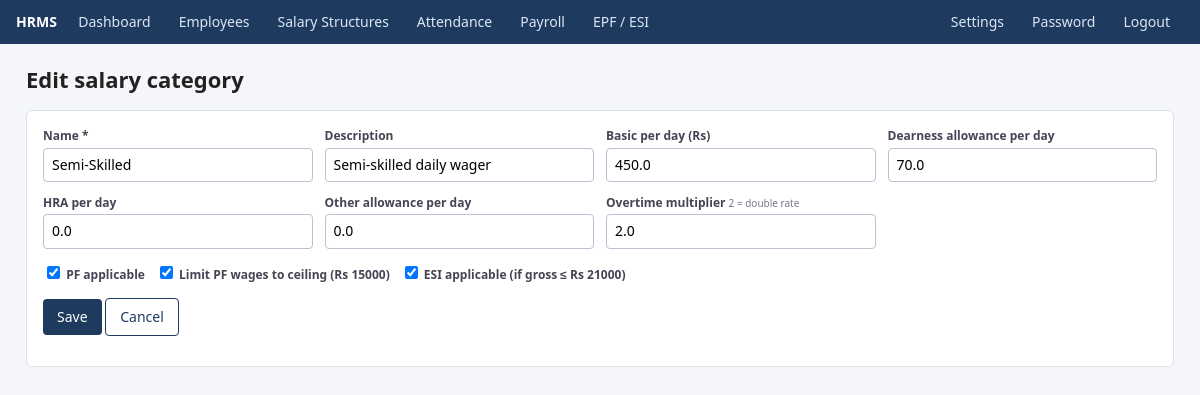
Page /categories/2/edit (signed in) on the committed database.
### models.py (models this page shows, shortened)
class Category(Base):
    __tablename__ = "categories"
    id = Column(Integer, primary_key=True)
    name = Column(String, unique=True, nullable=False)
    description = Column(String)
    basic_day = Column(Float, default=0)
    da_day = Column(Float, default=0)
    hra_day = Column(Float, default=0)
    other_day = Column(Float, default=0)
    ot_multiplier = Column(Float, default=2.0)   # Factories Act: double rate
    pf_applicable = Column(Boolean, default=True)
    esi_applicable = Column(Boolean, default=True)
    pf_ceiling = Column(Boolean, default=True)    # restrict PF wages to ceiling
    employees = relationship("Employee", back_populates="category")

class Setting(Base):
    __tablename__ = "settings"
    key = Column(String, primary_key=True)
    value = Column(String)

### app.py (the view, shortened to what this page needs)
@app.route("/categories/new", methods=["GET", "POST"])
@app.route("/categories/<int:cid>/edit", methods=["GET", "POST"])
def category_form(cid=None):
    cat = db.get(Category, cid) if cid else None
    return render_template("category_form.html", cat=cat)

### app.py (called while the page is built)
@app.teardown_appcontext
def _shutdown(exc=None):
    db.remove()

@app.before_request
def _auth():
    if request.endpoint in ("login", "static"):
        return
    if "uid" not in session:
        return redirect(url_for("login", next=request.path))

@app.context_processor
def _ctx():
    return dict(S=get_settings(), today=date.today(), cur_month=date.today().strftime("%Y-%m"),
                month_label=pdfs.month_label,
                cats_all=db.query(Category).order_by(Category.name).all() if "uid" in session else [])

### models.py (called while the page is built)
def get_settings():
    s = dict(DEFAULT_SETTINGS)
    for row in db.query(Setting).all():
        s[row.key] = row.value
    return s

### templates/category_form.html
{% extends "base.html" %}{% block body %}
<h1>{{ 'Edit' if cat and cat.id else 'New' }} salary category</h1>
<form method="post" class="card">
<div class="form">
  <div><label>Name *</label><input name="name" value="{{ cat.name if cat else '' }}" required></div>
  <div><label>Description</label><input name="description" value="{{ (cat.description or '') if cat else '' }}"></div>
  <div><label>Basic per day (Rs)</label><input name="basic_day" type="number" step="0.01" min="0" value="{{ cat.basic_day if cat else 0 }}"></div>
  <div><label>Dearness allowance per day</label><input name="da_day" type="number" step="0.01" min="0" value="{{ cat.da_day if cat else 0 }}"></div>
  <div><label>HRA per day</label><input name="hra_day" type="number" step="0.01" min="0" value="{{ cat.hra_day if cat else 0 }}"></div>
  <div><label>Other allowance per day</label><input name="other_day" type="number" step="0.01" min="0" value="{{ cat.other_day if cat else 0 }}"></div>
  <div><label>Overtime multiplier <small class="hint">2 = double rate</small></label><input name="ot_multiplier" type="number" step="0.1" min="1" value="{{ cat.ot_multiplier if cat else 2 }}"></div>
</div>
<p><label style="display:inline"><input type="checkbox" name="pf_applicable" style="width:auto" {{ 'checked' if not cat or cat.pf_applicable }}> PF applicable</label> &nbsp;
<label style="display:inline"><input type="checkbox" name="pf_ceiling" style="width:auto" {{ 'checked' if not cat or cat.pf_ceiling }}> Limit PF wages to ceiling (Rs {{ S.pf_wage_ceiling }})</label> &nbsp;
<label style="display:inline"><input type="checkbox" name="esi_applicable" style="width:auto" {{ 'checked' if not cat or cat.esi_applicable }}> ESI applicable (if gross &le; Rs {{ S.esi_wage_ceiling }})</label></p>
<p><button class="btn">Save</button> <a class="btn sec" href="{{ url_for('categories') }}">Cancel</a></p>
</form>
{% endblock %}

### static/style.css (style rules this page uses)
* { box-sizing:border-box }
body { font:14px/1.45 Segoe UI,Arial,sans-serif;margin:0;background:#f4f6f9;color:#222 }
h1 { font-size:22px;margin:0 0 14px }
.card { background:#fff;border:1px solid #dde2ea;border-radius:6px;padding:16px;margin-bottom:16px }
input,select,textarea { padding:6px 8px;border:1px solid #b9c2d0;border-radius:4px;font:inherit;width:100% }
label { display:block;font-weight:600;font-size:12px;color:#445;margin-bottom:3px }
.form { display:grid;grid-template-columns:repeat(auto-fit,minmax(240px,1fr));gap:12px }
.btn { display:inline-block;background:#1f3a5f;color:#fff;border:0;padding:8px 14px;border-radius:4px;cursor:pointer;text-decoration:none;font:inherit }
.btn.sec { background:#fff;color:#1f3a5f;border:1px solid #1f3a5f }
small.hint { color:#778;font-weight:400 }

### rows in the picture
Category: name "Semi-Skilled", description "Semi-skilled daily wager", basic_day "450.0", da_day "70.0", hra_day "0.0", other_day "0.0", ot_multiplier "2.0"
Setting: pf_wage_ceiling "15000"
Setting: esi_wage_ceiling "21000"

### other values in the picture
{{ 'Edit' if cat and cat.id else 'New' }} "Edit"
